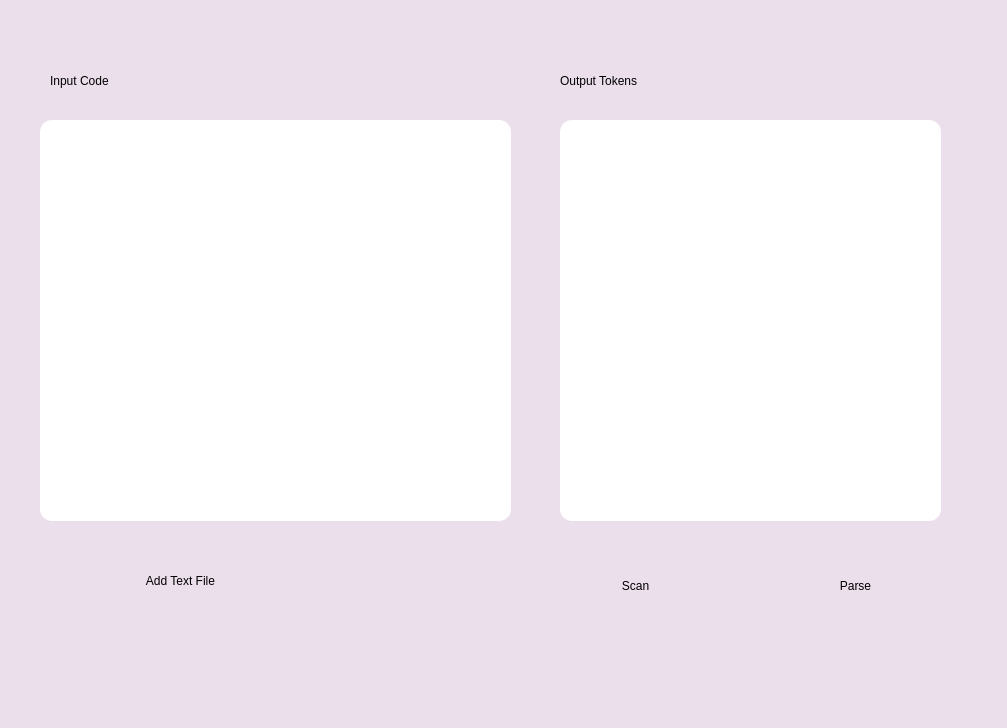
<?xml version="1.0" encoding="UTF-8"?>
<ui version="4.0">
 <class>MainWindow</class>
 <widget class="QMainWindow" name="MainWindow">
  <property name="geometry">
   <rect>
    <x>0</x>
    <y>0</y>
    <width>1007</width>
    <height>728</height>
   </rect>
  </property>
  <property name="windowTitle">
   <string>Compiler</string>
  </property>
  <property name="styleSheet">
   <string notr="true">background:#ecdfec	;
border-radius:12px;</string>
  </property>
  <widget class="QWidget" name="centralwidget">
   <widget class="QPushButton" name="btn_add_text">
    <property name="geometry">
     <rect>
      <x>40</x>
      <y>540</y>
      <width>281</width>
      <height>81</height>
     </rect>
    </property>
    <property name="styleSheet">
     <string notr="true">font: 20pt \&quot;MV Boli\&quot;;
background:purple;
color:white;
border-radius:12px;</string>
    </property>
    <property name="text">
     <string>Add Text File</string>
    </property>
   </widget>
   <widget class="QPushButton" name="btn_scan">
    <property name="geometry">
     <rect>
      <x>550</x>
      <y>560</y>
      <width>171</width>
      <height>51</height>
     </rect>
    </property>
    <property name="styleSheet">
     <string notr="true">font: 20pt \&quot;MV Boli\&quot;;
background:purple;
color:white;
border-radius:12px;</string>
    </property>
    <property name="text">
     <string>Scan</string>
    </property>
   </widget>
   <widget class="QPushButton" name="btn_parse">
    <property name="geometry">
     <rect>
      <x>770</x>
      <y>560</y>
      <width>171</width>
      <height>51</height>
     </rect>
    </property>
    <property name="styleSheet">
     <string notr="true">font: 20pt \&quot;MV Boli\&quot;;
background:purple;
color:white;
border-radius:12px;</string>
    </property>
    <property name="text">
     <string>Parse</string>
    </property>
   </widget>
   <widget class="QLabel" name="lbl_inp">
    <property name="geometry">
     <rect>
      <x>50</x>
      <y>60</y>
      <width>241</width>
      <height>41</height>
     </rect>
    </property>
    <property name="styleSheet">
     <string notr="true">font: 25pt \&quot;MV Boli\&quot;;
color:black;
</string>
    </property>
    <property name="text">
     <string>Input Code</string>
    </property>
   </widget>
   <widget class="QLabel" name="lbl_out">
    <property name="geometry">
     <rect>
      <x>560</x>
      <y>60</y>
      <width>311</width>
      <height>41</height>
     </rect>
    </property>
    <property name="styleSheet">
     <string notr="true">font: 24pt \&quot;MV Boli\&quot;;
color:black;
</string>
    </property>
    <property name="text">
     <string>Output Tokens</string>
    </property>
   </widget>
   <widget class="QTextEdit" name="txt_inp">
    <property name="geometry">
     <rect>
      <x>40</x>
      <y>120</y>
      <width>471</width>
      <height>401</height>
     </rect>
    </property>
    <property name="styleSheet">
     <string notr="true">background:white;</string>
    </property>
   </widget>
   <widget class="QTextEdit" name="txt_out">
    <property name="geometry">
     <rect>
      <x>560</x>
      <y>120</y>
      <width>381</width>
      <height>401</height>
     </rect>
    </property>
    <property name="styleSheet">
     <string notr="true">background:white;</string>
    </property>
   </widget>
  </widget>
  <widget class="QMenuBar" name="menubar">
   <property name="geometry">
    <rect>
     <x>0</x>
     <y>0</y>
     <width>1007</width>
     <height>26</height>
    </rect>
   </property>
  </widget>
  <widget class="QStatusBar" name="statusbar"/>
 </widget>
 <resources/>
 <connections/>
</ui>
